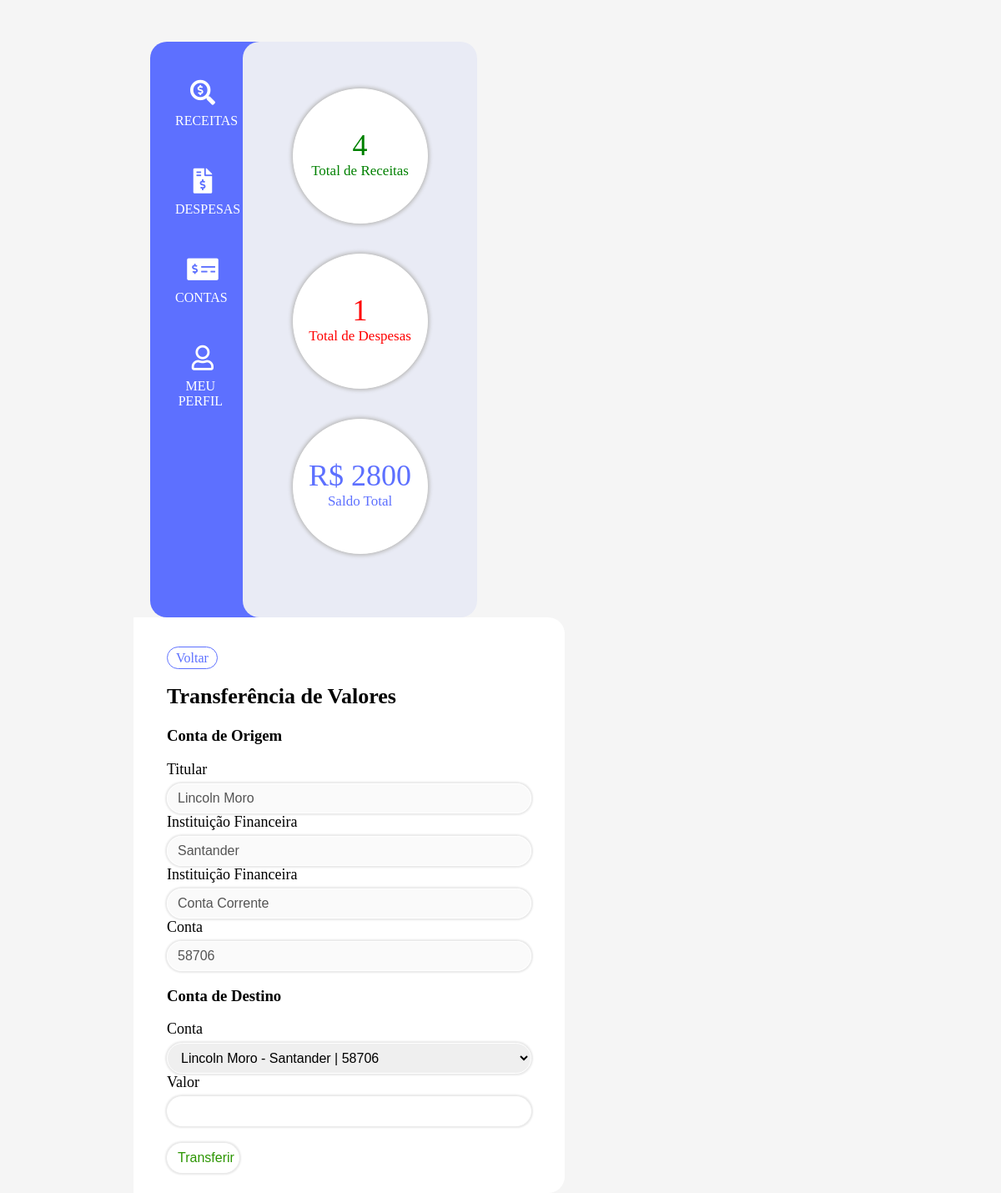
The app's page /contas.php?transferir=1 (signed in) with its own data.
### tables this page shows
CREATE TABLE IF NOT EXISTS `contas` (
  `id` int(10) NOT NULL AUTO_INCREMENT,
  `saldo` float NOT NULL,
  `tipoConta` varchar(255) NOT NULL,
  `instituicaoFinanceira` varchar(255) NOT NULL,
  `conta` int(10) NOT NULL,
  `titular` varchar(255) NOT NULL,
  PRIMARY KEY (`id`)
);

### public_html/contas.php (called while the page is built, shortened)
<?php
$contas = new ContasController;
require_once "assets/templates/header.php";
require_once "assets/templates/content.php";
$contas->listar();
require_once "assets/templates/footer.php";

### application/classes/model/Conta.php (called while the page is built, shortened)
<?php
class Conta {
    private $saldoTotal;
    public function select($id) {
        $this->id = $id;
        $db = new Connection;
        $query = "SELECT * FROM contas WHERE id='{$this->id}'";
        $executeQuery = mysqli_query($db->connect(), $query);
        if($executeQuery) {
            return mysqli_fetch_assoc($executeQuery);
        }
        else {
            return die("Error: " . $db->connect->connect_error);
        }
    }
    public function getSaldoTotal() {
        $db = new Connection;
        $query = "SELECT * FROM contas";
        $executeQuery = mysqli_query($db->connect(), $query);
        if($executeQuery) {
            foreach ($executeQuery as $conta) {
                $this->saldoTotal = $this->saldoTotal + $conta['saldo'];
            }
            return $this->saldoTotal;
        }
        else {
            return die("Error: " . $db->connect->connect_error);
        }
    }
}

### application/config/Connection.php (called while the page is built, shortened)
<?php
class Connection {
    public Database $connection;
    public function __construct() {
        $this->connection = new Database;
    }
    public function confConnection() {
        $this->connection->setName("pubfuture");
        $this->connection->setUser("root");
        $this->connection->setPass("");
        $this->connection->setHost("localhost");
    }
    public function connect() {
        $this->connect =  mysqli_connect($this->connection->getHost(), $this->connection->getUser(), $this->connection->getPass(), $this->connection->getName());
        if($this->connect->connect_error) {
            die("Error: " . $this->connect->connect_error);
        }
        else {
            return $this->connect;
        }
    }
}

### application/utils/Database.php (called while the page is built, shortened)
<?php
class Database
{
    private string $db_name;
    private string $db_user;
    private string $db_pass;
    private string $db_host;
    public function getName(): string
    {
        return $this->db_name;
    }
    public function setName(string $db_name): void
    {
        $this->db_name = $db_name;
    }
    public function getUser(): string
    {
        return $this->db_user;
    }
    public function setUser(string $db_user): void
    {
        $this->db_user = $db_user;
    }
    public function getPass(): string
    {
        return $this->db_pass;
    }
    public function setPass(string $db_pass): void
    {
        $this->db_pass = $db_pass;
    }
    public function getHost(): string
    {
        return $this->db_host;
    }
    public function setHost(string $db_host): void
    {
        $this->db_host = $db_host;
    }
}

### application/classes/controllers/WidgetController.php (called while the page is built, shortened)
<?php
class WidgetController
{
    public function listar() {
        $conta = new Conta;
        $saldoTotal = $conta->getSaldoTotal();
        require_once __DIR__ . '/../view/templates/widget.php';
    }
}

### application/classes/view/templates/transferir_conta.php (the view, shortened to what this page needs)
<?php
$contaOrigem = $_REQUEST['contaOrigem'];
$contas = $_REQUEST['contas'];
?>
<div class="button-main"><a class="button button-main button-blue" href="contas.php">Voltar</a></div>
<div class="">
    <h2>Transferência de Valores</h2>
    <form action="" method="post">
        <h3>Conta de Origem</h3>
        <div class="form-field">
            <label for="titular">Titular</label>
            <input type="text" name="titular" id="titular" value="<?php echo $contaOrigem['titular']; ?>" disabled>
        </div>
        <div class="form-field">
            <label for="instituicaoFinanceira">Instituição Financeira</label>
            <input type="text" name="instituicaoFinanceira" id="instituicaoFinanceira" value="<?php echo $contaOrigem['instituicaoFinanceira']; ?>" disabled>
        </div>
        <div class="form-field">
            <label for="tipoConta">Instituição Financeira</label>
            <input type="text" name="tipoConta" id="tipoConta" value="<?php echo $contaOrigem['tipoConta']; ?>" disabled>
        </div>
        <div class="form-field">
            <label for="numeroConta">Conta</label>
            <input type="text" name="numeroConta" id="numeroConta" value="<?php echo $contaOrigem['conta']; ?>" disabled>
        </div>
        <h3>Conta de Destino</h3>
        <div class="form-field">
            <label for="conta">Conta</label>
            <select name="contaDestino" id="conta">
                <?php
                foreach ($contas as $conta) {
                    echo "<option value='{$conta['id']}'>{$conta['titular']} - {$conta['instituicaoFinanceira']} | {$conta['conta']}</option>";
                }
                ?>
            </select>
        </div>
        <div class="form-field">
            <label for="valor">Valor</label>
            <input type="number" name="valor" id="valor" value="">
        </div>
        <div class="form-field">
            <input class="button button-main button-green" type="submit" name="submit" value="Transferir">
        </div>
    </form>
</div>

### public_html/assets/css/style.css (style rules this page uses)
body { width: 70%; margin: 50px auto; background-color: #f5f5f5; }
a { text-decoration: none; color: #5d70ff; }
.button { padding: 4px 10px; border-radius: 30px; text-decoration: none; }
.button-main { width: 20%; margin: 20px 0; }
.button-green { background-color: #fff; border: 1px solid #2b9500; color: #2b9500; }
.button-blue { background-color: #fff; border: 1px solid #5d70ff; color: #5d70ff; }
h2 { font-family: Ubuntu; font-size: 26px; }
label { font-family: Calibri; }
.form-field label { font-family: Calibri; font-size: 18px; margin-bottom: 6px; }
.form-field input, .form-field select { border: 1px solid #ffffff; border-radius: 25px; padding: 8px 12px; box-shadow: 0 0 2px 2px #e9e9e9; font-size: 16px; }
.form-field { display: grid; }
h1, h2, h3, h4, h5, h6 { font-family: Ubuntu; }

### records on screen
contas: titular "Lincoln Moro", instituicaoFinanceira "Santander", tipoConta "Conta Corrente", numeroConta "58706"

### other values on screen
$totalReceitas "4"
$totalDepsesas "1"
$saldoTotal "2800"
form field contaDestino "Lincoln Moro - Santander | 58706"
